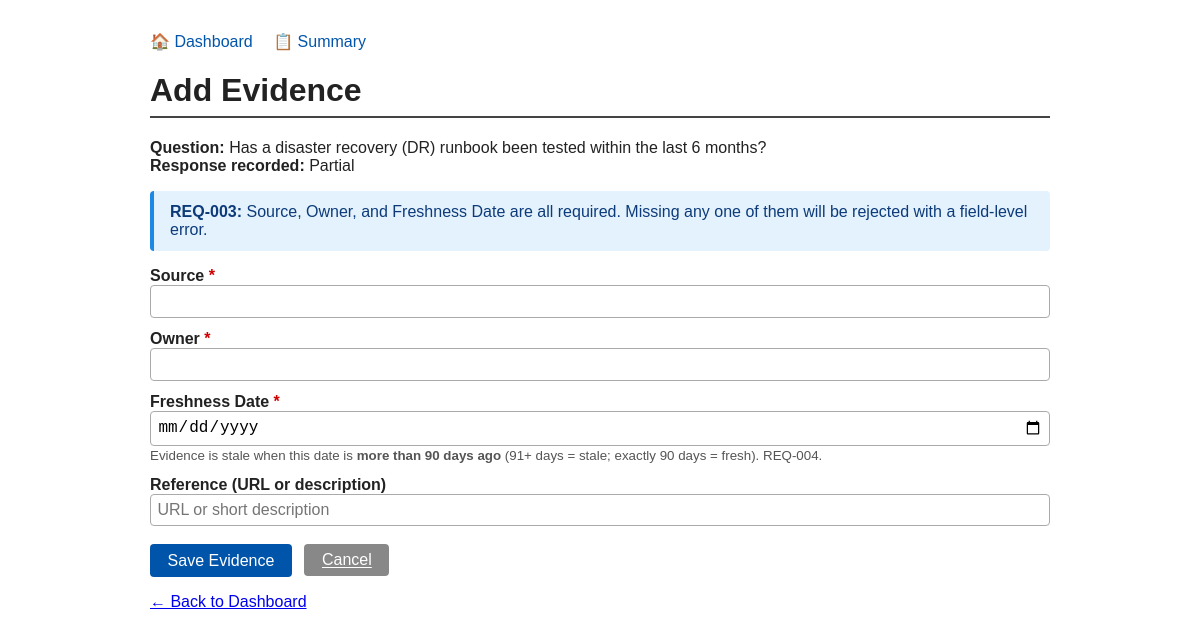
The page /answer/1/evidence/ on the database its author committed.
### readiness/models.py (models this page shows, shortened)
class Answer(models.Model):
    assessment = models.ForeignKey(
        Assessment,
        on_delete=models.CASCADE,
        related_name="answers",
    )
    question = models.ForeignKey(
        ReadinessQuestion,
        on_delete=models.PROTECT,
    )
    response = models.CharField(
        max_length=10,
        choices=[("Yes", "Yes"), ("No", "No"), ("Partial", "Partial")],
    )
    note = models.TextField(blank=True, null=True)
    class Meta:
        unique_together = ("assessment", "question")

class ReadinessQuestion(models.Model):
    text = models.CharField(max_length=255)
    category = models.CharField(max_length=50)  # monitoring / DR / access / integrations / SLA
    is_critical = models.BooleanField(default=True)

### readiness/views.py (the view)
# urls.py: path("answer/<int:answer_id>/evidence/", views.add_evidence, name="add_evidence"),
def add_evidence(request, answer_id):
    answer = get_object_or_404(Answer, pk=answer_id)
    current_role = _current_role(request)
    if request.method == "POST":
        form = EvidenceForm(request.POST)
        if form.is_valid():
            evidence = form.save(commit=False)
            evidence.answer = answer
            evidence.full_clean()
            evidence.save()
            if current_role:
                log_action(
                    assessment=answer.assessment,
                    actor=current_role,
                    action_type="CREATE",
                    entity_type="Evidence",
                    entity_id=evidence.pk,
                    field_changed="source",
                    old_value=None,
                    new_value=evidence.source,
                    justification="Evidence created",
                )
            messages.success(request, "Evidence saved successfully.")
            return redirect("answer_question", question_id=answer.question_id)
    else:
        form = EvidenceForm()
    return render(
        request,
        "readiness/evidence_form.html",
        {
            "form": form,
            "answer": answer,
            "current_role": current_role,
        },
    )

### readiness/forms.py (shortened to what this page needs)
class EvidenceForm(forms.ModelForm):
    class Meta:
        model = Evidence
        fields = ["source", "owner", "freshness_date", "reference"]
        widgets = {
            "freshness_date": forms.DateInput(attrs={"type": "date"}),
            "reference": forms.TextInput(attrs={"placeholder": "URL or short description"}),
        }

### readiness/views.py (called while the page is built)
def _current_role(request):
    role_id = request.session.get("role_id")
    if not role_id:
        return None
    try:
        return UserRole.objects.get(pk=role_id)
    except UserRole.DoesNotExist:
        return None

### readiness/templates/readiness/evidence_form.html (shortened to what this page needs)
{% extends "readiness/base.html" %}
{% block content %}
<h1>Add Evidence</h1>
<p>
  <strong>Question:</strong> {{ answer.question.text }}<br>
  <strong>Response recorded:</strong> {{ answer.response }}
</p>
<div class="alert alert-info">
  <strong>REQ-003:</strong> Source, Owner, and Freshness Date are all required.
  Missing any one of them will be rejected with a field-level error.
</div>
<form method="post">
  <label for="{{ form.source.id_for_label }}">Source <span style="color:#c00">*</span></label>
  {{ form.source }}
  <label for="{{ form.owner.id_for_label }}">Owner <span style="color:#c00">*</span></label>
  {{ form.owner }}
  <label for="{{ form.freshness_date.id_for_label }}">Freshness Date <span style="color:#c00">*</span></label>
  {{ form.freshness_date }}
  <small style="color:#555;">
    Evidence is stale when this date is <strong>more than 90 days ago</strong>
    (91+ days = stale; exactly 90 days = fresh). REQ-004.
  </small>
  <label for="{{ form.reference.id_for_label }}">Reference (URL or description)</label>
  {{ form.reference }}
  <br><br>
  <button type="submit" class="btn btn-primary">Save Evidence</button>
  <a href="{% url 'answer_question' answer.question_id %}" class="btn btn-secondary" style="margin-left:.5rem;">Cancel</a>
</form>
<p style="margin-top:1rem;"><a href="{% url 'home' %}">← Back to Dashboard</a></p>
{% endblock %}

### readiness/templates/readiness/base.html (style rules this page uses)
body { font-family: sans-serif; max-width: 900px; margin: 2rem auto; padding: 0 1rem; color: #222; }
h1 { border-bottom: 2px solid #444; padding-bottom: .4rem; }
.alert { padding:.75rem 1rem; border-radius:4px; margin:1rem 0; }
.alert-info { background:#e3f2fd; border-left:4px solid #1e88e5; color:#0d3b7a; }
form { margin-top: .5rem; }
label { display: block; margin-top: .75rem; font-weight: bold; }
input[type=text], input[type=date], textarea, select { width: 100%; padding: .4rem; border: 1px solid #aaa; border-radius: 4px; box-sizing: border-box; font-size: 1rem; }
button, .btn { padding: .45rem 1.1rem; border: none; border-radius: 4px; cursor: pointer; font-size: 1rem; }
.btn-primary { background: #0055aa; color: #fff; }
.btn-secondary { background: #888; color: #fff; }

### rows shown on the page
Answer: question.text "Has a disaster recovery (DR) runbook been tested within the last 6 months?", response "Partial"
